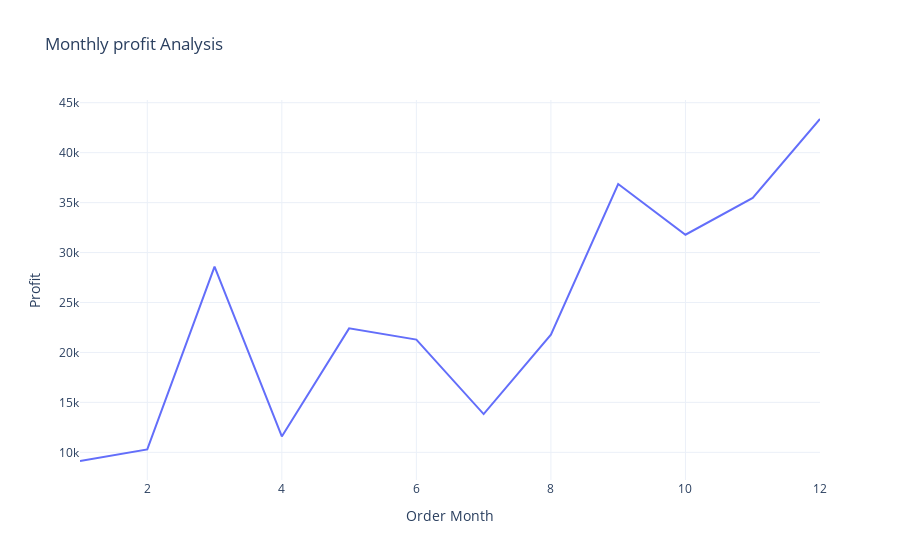

Source (notebook cell):
### Code cell
fig=px.line(sales_by_monthly,
           x="Order Month",
           y="Profit",
           title="Monthly profit Analysis")
fig.show()

### Figure 1 — Plotly figure (JSON) as saved in the notebook; plotly's stock layout.template omitted (floating-point values rounded to 4 significant figures)
{"data": [{"hovertemplate": "Order Month=%{x}<br>Profit=%{y}<extra></extra>", "legendgroup": "", "line": {"color": "#636efa", "dash": "solid"}, "marker": {"symbol": "circle"}, "mode": "lines", "name": "", "orientation": "v", "showlegend": false, "type": "scatter", "x": [1, 2, 3, 4, 5, 6, 7, 8, 9, 10, 11, 12], "xaxis": "x", "y": [9134.0, 10290.0, 28590.0, 11590.0, 22410.0, 21290.0, 13830.0, 21780.0, 36860.0, 31780.0, 35470.0, 43370.0], "yaxis": "y"}], "layout": {"autosize": true, "legend": {"tracegroupgap": 0}, "title": {"text": "Monthly profit Analysis"}, "xaxis": {"anchor": "y", "autorange": true, "domain": [0, 1], "range": [1, 12], "title": {"text": "Order Month"}, "type": "linear"}, "yaxis": {"anchor": "x", "autorange": true, "domain": [0, 1], "range": [7233.0, 45270.0], "title": {"text": "Profit"}, "type": "linear"}}}
